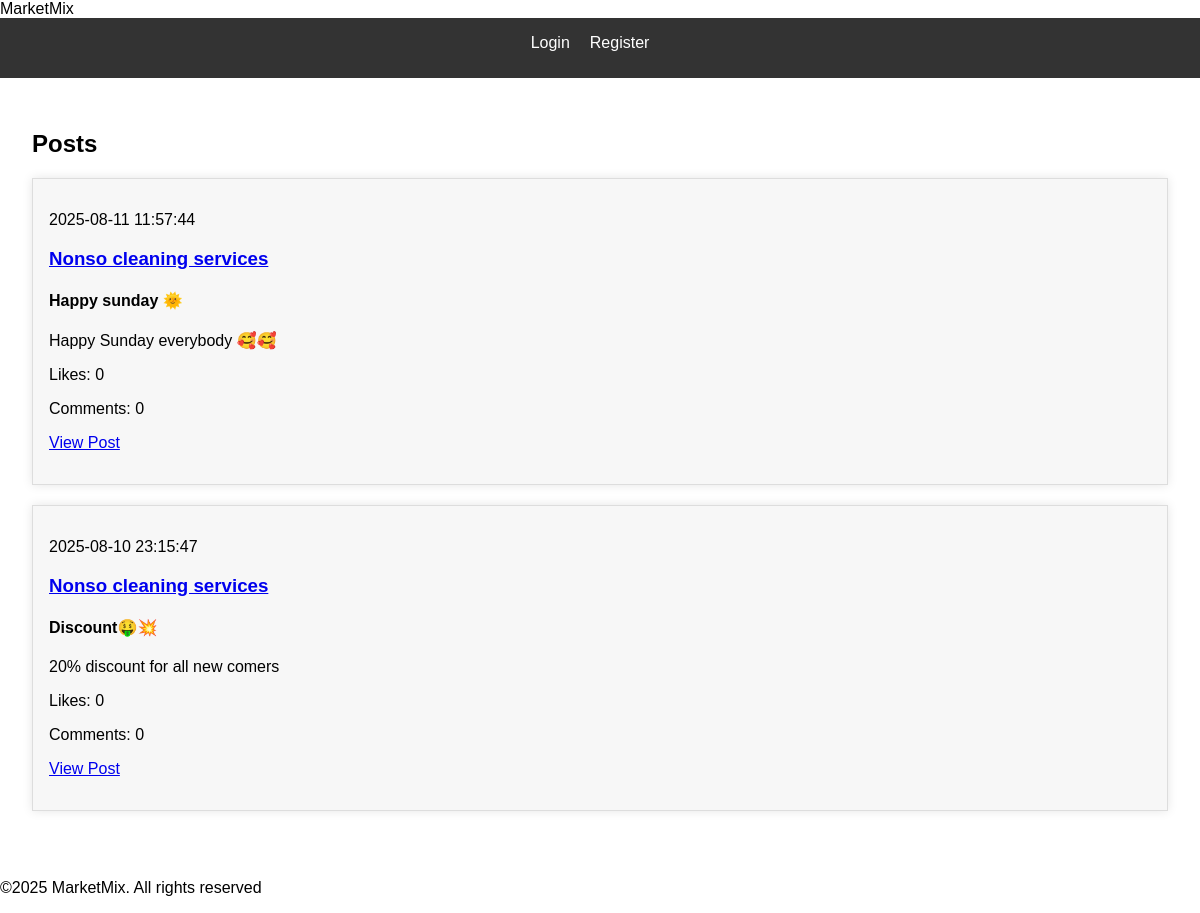
The page /posts on the database its author committed.
### app/models/post.py (models this page shows)
class Post(db.Model):
    id = db.Column(db.Integer, primary_key=True)
    business_id = db.Column(db.Integer, db.ForeignKey('business.id'), nullable=False)
    title = db.Column(db.String(100), nullable=False)
    content = db.Column(db.Text, nullable=False)
    created_at = db.Column(db.DateTime, nullable=False, default=db.func.current_timestamp())

### app/models/business.py (models this page shows)
class Business(db.Model):
    id = db.Column(db.Integer, primary_key=True)
    user_id = db.Column(db.Integer, db.ForeignKey('user.id'), nullable=False)
    business_name = db.Column(db.String(100), nullable=False)
    category = db.Column(db.String(50), nullable=False)
    country = db.Column(db.String(50), nullable=False)
    state = db.Column(db.String(50), nullable=False)
    city = db.Column(db.String(50), nullable=False)
    description = db.Column(db.Text, nullable=True)
    created_at = db.Column(db.DateTime, nullable=True, default=db.func.current_timestamp())
    posts = db.relationship('Post', backref='business', lazy=True)

### app/routes/main_routes.py (the view)
@main.route('/posts')
def posts():
    posts = Post.query.order_by(Post.created_at.desc()).all()
    return render_template('main/posts.html', posts=posts)

### app/templates/main/posts.html
{% extends 'base.html' %}
{% block content %}
<h2>Posts</h2>
    {% for post in posts %}
      <div class="post">
        <p>{{ post.created_at }}</p>
        <h3><a href="{{ url_for('business.business_profile', business_id=post.business_id) }}">{{ post.business.business_name }}</a></h3>
        <h4>{{ post.title }}</h4>
        <p>{{ post.content }}</p>
        <p>Likes: {{ post.engagements | selectattr('engagement_type', 'equalto', 'like') | list | length }}</p>
        <p>Comments: {{ post.engagements | selectattr('engagement_type', 'equalto', 'comment') | list | length }}</p>
        <p><a href="{{ url_for('post.post_detail', post_id=post.id) }}">View Post</a></p>
      </div>
    {% endfor %}
{% endblock %}

### app/static/css/style.css (style rules this page uses)
body { font-family: Arial, sans-serif; margin: 0; padding: 0; }
.post { background-color: #f7f7f7; padding: 1em; margin-bottom: 20px; border: 1px solid #ddd; box-shadow: 0 0 10px rgba(0, 0, 0, 0.1); }

### rows shown on the page
Post: created_at "2025-08-11 11:57:44", business.business_name "Nonso cleaning services", title "Happy sunday 🌞", content "Happy Sunday everybody 🥰🥰", engagements|selectattr "0"
Post: created_at "2025-08-10 23:15:47", business.business_name "Nonso cleaning services", title "Discount🤑💥", content "20% discount for all new comers", engagements|selectattr "0"
